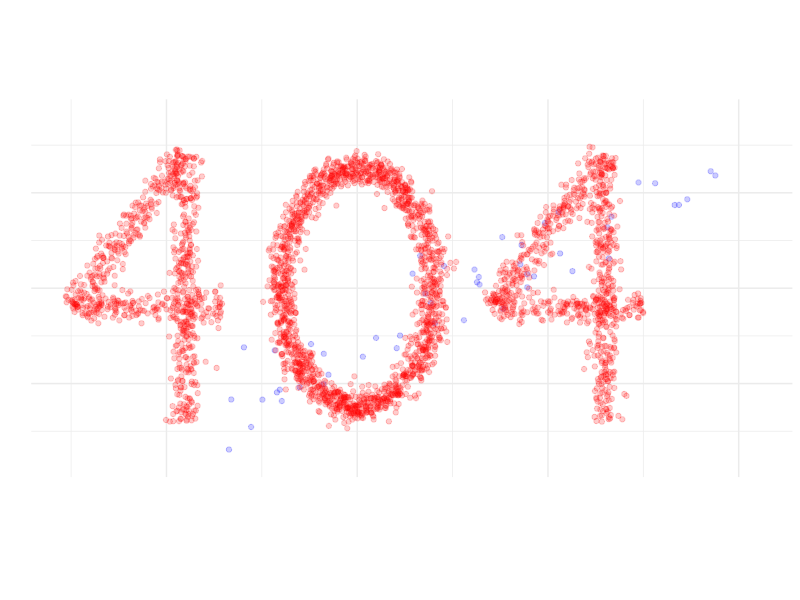
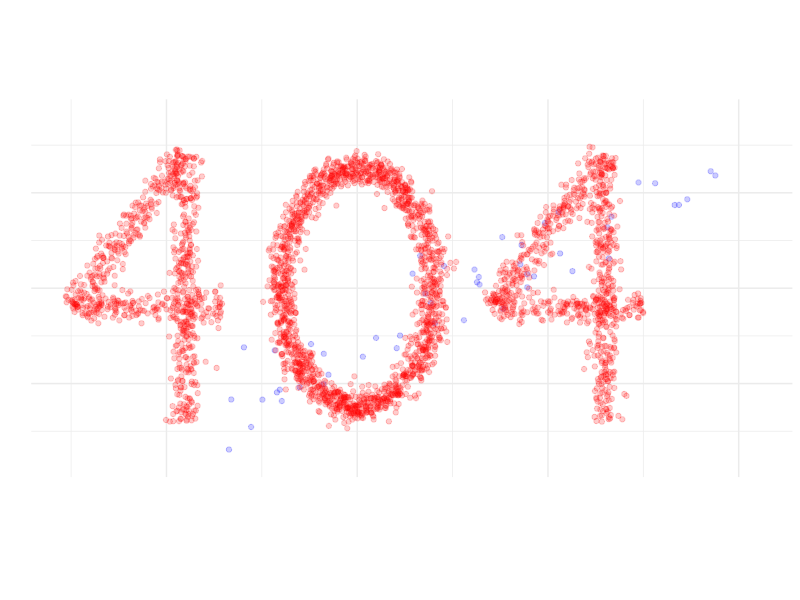

The R source for these figures, in order:
library(tidyverse)
set.seed(2)
## Define corners of 4:
#'     4
#'   / |
#'  1----2
#'     |
#'     3
x1 <- c(-3, 0)
x2 <- c(1, 0)
x3 <- c(0, -3)
x4 <- c(0, 4)
## Standard deviation of "scatter" about the digits:
sd <- 0.2
## Density of points contained in 1 unit length:
dens <- 50
## Gap between letter boxes:
gap <- 1.5
## --------------------
## Letters contained in boxes with lenght and width:
width <- x2[1] - x1[1]
height <- x4[2] - x3[2]
## Shift a matrix (of 2-vectors) right or up, or by a 2-vector
shift <- function(nx2mat, vec) {
    multivec <- matrix(vec, byrow=TRUE, ncol=2, nrow=nrow(nx2mat))
    nx2mat + multivec
}
shift_right <- function(nx2mat, x) {
    multivec <- matrix(c(x, 0), byrow=TRUE, ncol=2, nrow=nrow(nx2mat))
    nx2mat + multivec
}
shift_up <- function(nx2mat, y) {
    multivec <- matrix(c(0, y), byrow=TRUE, ncol=2, nrow=nrow(nx2mat))
    nx2mat + multivec
}
## Make a scatterplot rod.
rod <- function(x1, x2, denspts=dens, sigma=sd) {
    len <- sqrt(sum((x2-x1)^2))
    adj <- x2[1] - x1[1]
    opp <- x2[2] - x1[2]
    n <- denspts*len
    x <- runif(n) * len
    y <- rnorm(n) * sigma
    rotation <- matrix(c(adj, opp,
                         -opp, adj),
                       byrow=TRUE,
                       ncol=2) / len
    matrix(c(x, y), ncol=2) %*% 
        rotation %>% 
        shift(x1)
}
oh <- function(width, height, denspts=dens, sigma=sd) {
    len <- 2*pi*mean(c(width, height))
    n <- len * denspts
    theta <- runif(n)*2*pi
    r_adj <- rnorm(n)*sigma
    x <- (r_adj + width/2)*sin(theta)
    y <- (r_adj + height/2)*cos(theta)
    matrix(c(x, y), ncol=2)
}
four <- function() 
    rbind(rod(x1, x2),
          rod(x1, x4),
          rod(x3, x4)) %>% 
    shift_up(-x3[2] - height/2)

dat404 <- rbind(four() %>% 
                    shift_right(-width/2 - gap - width/4),
                oh(width, height-2*2*sd),
                four() %>% 
                    shift_right(width/2 + gap + 3*width/4)) %>% 
    as.tibble

n_lm <- 50
datlm <- tibble(V1 = runif(n_lm)*13-7.5+4, 
                V2= -1.5 + 0.5*V1 + rnorm(n_lm)*0.7)

p <- ggplot() +
    geom_point(data=datlm, mapping=aes(x=V1, y=V2),
               colour="blue", alpha=0.2) +
    geom_point(data=dat404, mapping=aes(x=V1, y=V2),
               colour="red", alpha=0.2) +
    labs(x="", y="") +
    lims(y=c(-4.5, 4.5), x=c(NA, 10.5)) + # Excuse the magic numbers. 
    coord_equal() +
    theme_minimal() +
    theme(axis.text=element_blank())
p
ggsave(p, filename="404.png", width=5, height=2.5)


